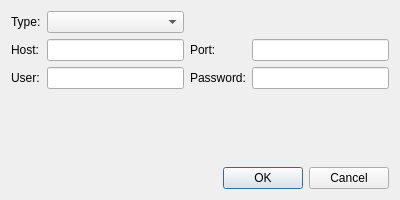
<?xml version="1.0" encoding="UTF-8"?>
<ui version="4.0">
 <class>ProxySettingsDlg</class>
 <widget class="QDialog" name="ProxySettingsDlg">
  <property name="geometry">
   <rect>
    <x>0</x>
    <y>0</y>
    <width>400</width>
    <height>200</height>
   </rect>
  </property>
  <property name="sizePolicy">
   <sizepolicy hsizetype="Fixed" vsizetype="Fixed">
    <horstretch>0</horstretch>
    <verstretch>0</verstretch>
   </sizepolicy>
  </property>
  <property name="minimumSize">
   <size>
    <width>400</width>
    <height>200</height>
   </size>
  </property>
  <property name="maximumSize">
   <size>
    <width>400</width>
    <height>200</height>
   </size>
  </property>
  <property name="windowTitle">
   <string>Proxy Server Settings</string>
  </property>
  <layout class="QVBoxLayout" name="verticalLayout">
   <item>
    <layout class="QGridLayout" name="gridLayout">
     <item row="0" column="0">
      <widget class="QLabel" name="label_5">
       <property name="text">
        <string>Type:</string>
       </property>
      </widget>
     </item>
     <item row="0" column="1">
      <widget class="QComboBox" name="cb_type"/>
     </item>
     <item row="0" column="3">
      <spacer name="horizontalSpacer">
       <property name="orientation">
        <enum>Qt::Horizontal</enum>
       </property>
       <property name="sizeHint" stdset="0">
        <size>
         <width>40</width>
         <height>20</height>
        </size>
       </property>
      </spacer>
     </item>
     <item row="1" column="0">
      <widget class="QLabel" name="label">
       <property name="text">
        <string>Host:</string>
       </property>
      </widget>
     </item>
     <item row="1" column="1">
      <widget class="QLineEdit" name="le_host"/>
     </item>
     <item row="1" column="2">
      <widget class="QLabel" name="label_2">
       <property name="text">
        <string>Port:</string>
       </property>
      </widget>
     </item>
     <item row="1" column="3">
      <widget class="QLineEdit" name="le_port">
       <property name="inputMask">
        <string>99999; </string>
       </property>
      </widget>
     </item>
     <item row="2" column="0">
      <widget class="QLabel" name="label_3">
       <property name="text">
        <string>User:</string>
       </property>
      </widget>
     </item>
     <item row="2" column="1">
      <widget class="QLineEdit" name="le_user"/>
     </item>
     <item row="2" column="2">
      <widget class="QLabel" name="label_4">
       <property name="text">
        <string>Password:</string>
       </property>
      </widget>
     </item>
     <item row="2" column="3">
      <widget class="QLineEdit" name="le_pass">
       <property name="echoMode">
        <enum>QLineEdit::Password</enum>
       </property>
      </widget>
     </item>
    </layout>
   </item>
   <item>
    <spacer name="verticalSpacer">
     <property name="orientation">
      <enum>Qt::Vertical</enum>
     </property>
     <property name="sizeHint" stdset="0">
      <size>
       <width>20</width>
       <height>38</height>
      </size>
     </property>
    </spacer>
   </item>
   <item>
    <widget class="QDialogButtonBox" name="buttonBox">
     <property name="orientation">
      <enum>Qt::Horizontal</enum>
     </property>
     <property name="standardButtons">
      <set>QDialogButtonBox::Cancel|QDialogButtonBox::Ok</set>
     </property>
    </widget>
   </item>
  </layout>
 </widget>
 <resources/>
 <connections>
  <connection>
   <sender>buttonBox</sender>
   <signal>accepted()</signal>
   <receiver>ProxySettingsDlg</receiver>
   <slot>accept()</slot>
   <hints>
    <hint type="sourcelabel">
     <x>248</x>
     <y>254</y>
    </hint>
    <hint type="destinationlabel">
     <x>157</x>
     <y>274</y>
    </hint>
   </hints>
  </connection>
  <connection>
   <sender>buttonBox</sender>
   <signal>rejected()</signal>
   <receiver>ProxySettingsDlg</receiver>
   <slot>reject()</slot>
   <hints>
    <hint type="sourcelabel">
     <x>316</x>
     <y>260</y>
    </hint>
    <hint type="destinationlabel">
     <x>286</x>
     <y>274</y>
    </hint>
   </hints>
  </connection>
 </connections>
</ui>
